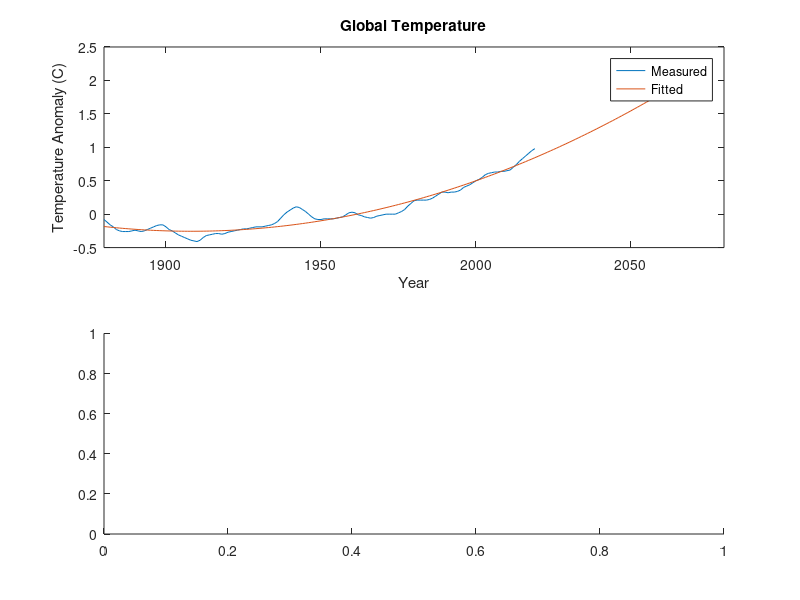

Recreate this plot in MATLAB. (Note: this script raises an error after producing the figure.)
glob = [1880,-0.16,-0.08,1881,-0.07,-0.12,1882,-0.10,-0.16,1883,-0.17,-0.19,1884,-0.28,-0.23,1885,-0.32,-0.25,1886,-0.30,-0.26,1887,-0.35,-0.26,1888,-0.16,-0.26,1889,-0.09,-0.25,1890,-0.34,-0.24,1891,-0.22,-0.25,1892,-0.26,-0.26,1893,-0.31,-0.25,1894,-0.29,-0.23,1895,-0.21,-0.21,1896,-0.10,-0.19,1897,-0.10,-0.17,1898,-0.26,-0.16,1899,-0.17,-0.16,1900,-0.07,-0.19,1901,-0.15,-0.23,1902,-0.27,-0.25,1903,-0.37,-0.28,1904,-0.46,-0.31,1905,-0.26,-0.33,1906,-0.22,-0.35,1907,-0.38,-0.37,1908,-0.42,-0.39,1909,-0.48,-0.40,1910,-0.43,-0.41,1911,-0.44,-0.39,1912,-0.36,-0.35,1913,-0.34,-0.32,1914,-0.15,-0.31,1915,-0.14,-0.30,1916,-0.36,-0.29,1917,-0.46,-0.29,1918,-0.29,-0.30,1919,-0.27,-0.29,1920,-0.27,-0.27,1921,-0.19,-0.26,1922,-0.28,-0.25,1923,-0.26,-0.24,1924,-0.27,-0.23,1925,-0.22,-0.22,1926,-0.11,-0.22,1927,-0.22,-0.21,1928,-0.20,-0.20,1929,-0.36,-0.19,1930,-0.16,-0.19,1931,-0.09,-0.19,1932,-0.16,-0.18,1933,-0.28,-0.17,1934,-0.13,-0.16,1935,-0.20,-0.14,1936,-0.15,-0.11,1937,-0.03,-0.06,1938,0.00,-0.01,1939,-0.02,0.03,1940,0.13,0.06,1941,0.19,0.09,1942,0.07,0.11,1943,0.09,0.10,1944,0.20,0.07,1945,0.09,0.04,1946,-0.07,0.00,1947,-0.03,-0.04,1948,-0.11,-0.07,1949,-0.11,-0.08,1950,-0.17,-0.08,1951,-0.07,-0.07,1952,0.01,-0.07,1953,0.08,-0.07,1954,-0.13,-0.07,1955,-0.14,-0.06,1956,-0.19,-0.05,1957,0.05,-0.04,1958,0.06,-0.01,1959,0.03,0.02,1960,-0.02,0.03,1961,0.06,0.02,1962,0.04,-0.01,1963,0.05,-0.02,1964,-0.20,-0.04,1965,-0.11,-0.05,1966,-0.06,-0.06,1967,-0.02,-0.05,1968,-0.08,-0.03,1969,0.05,-0.02,1970,0.02,-0.01,1971,-0.08,0.00,1972,0.01,0.00,1973,0.16,-0.00,1974,-0.07,0.00,1975,-0.01,0.02,1976,-0.10,0.04,1977,0.18,0.07,1978,0.07,0.12,1979,0.16,0.16,1980,0.26,0.20,1981,0.32,0.21,1982,0.14,0.21,1983,0.31,0.21,1984,0.15,0.21,1985,0.11,0.22,1986,0.18,0.24,1987,0.32,0.27,1988,0.38,0.30,1989,0.27,0.33,1990,0.45,0.33,1991,0.40,0.32,1992,0.22,0.33,1993,0.23,0.33,1994,0.31,0.34,1995,0.44,0.36,1996,0.32,0.40,1997,0.46,0.42,1998,0.61,0.44,1999,0.39,0.47,2000,0.39,0.50,2001,0.54,0.52,2002,0.63,0.55,2003,0.62,0.59,2004,0.54,0.61,2005,0.68,0.62,2006,0.64,0.63,2007,0.66,0.63,2008,0.54,0.64,2009,0.66,0.64,2010,0.72,0.65,2011,0.61,0.66,2012,0.64,0.70,2013,0.68,0.74,2014,0.75,0.79,2015,0.90,0.83,2016,1.02,0.87,2017,0.92,0.91,2018,0.85,0.95,2019,0.98,0.98];
year = glob(1:3:length(glob)-2);
data = glob(3:3:length(glob));

pdt_year = 2020:1:2070;
all_year = [year,pdt_year];

fp = polyfit(year,data,2);
fitted= polyval(fp,all_year);


figure(1);
subplot(2,1,1);
plot(year,data);
hold on;

plot(all_year,fitted);
legend("Measured","Fitted")
title("Global Temperature");
xlabel("Year");
ylabel("Temperature Anomaly (C)");
xlim([1880,2080]);
%hold on;

subplot(2,1,2);
ns_data = -( y1 )/(maxy-miny)*20+26.3;
ns_data = ns_data';
ns_year = 1955:1:2014;
plot(ns_year,ns_data);
hold on;

nfp = polyfit(ns_year,ns_data,1);
nall_year = 1955:1:2070;
nfitted= polyval(nfp,nall_year);
plot(nall_year,nfitted);
legend("Measured","Fitted")
title("Average Anual Temperature of North Sea");
xlabel("Year");
ylabel("Average Anual Temperature(C)");
xlim([1880,2080]);

figure(2);
gfitted = polyval(fp,nall_year);
plot(gfitted,nfitted);
ylabel("Average Temperature of North Sea(C)");
xlabel("Temperature Anomaly of Globe(C)");
hold on;


